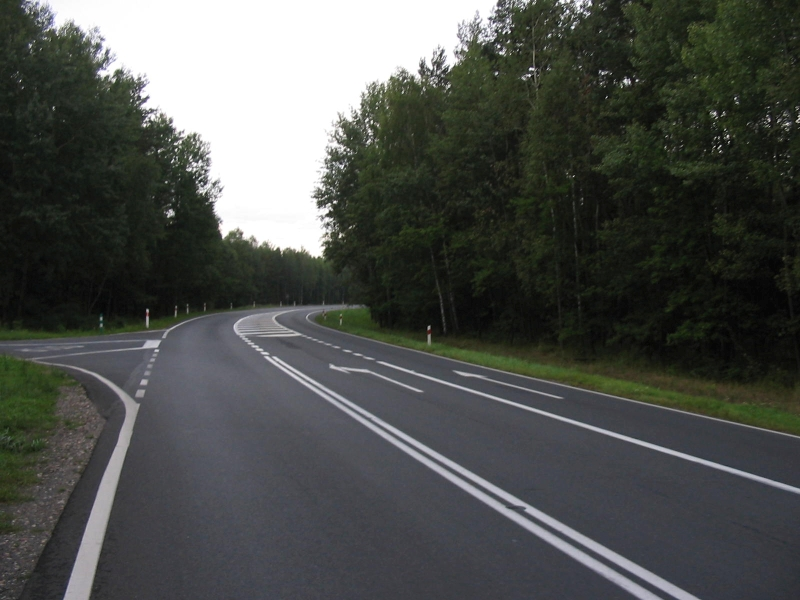
#> input picture test_images/test_image_2.jpg, 800 x 600 px, given in place of test_image_18.jpg, which was not available
$ python main.py   (older library calls are emulated)
#> lines starting #> are read from the running program, lines starting #| are printed output that depends on the picture; after the words box and inside, x2 and y2 are one past the last pixel; in counts of white or black regions, pixels touching at a corner belong together; pictures that were not available may be replaced by others from this repository, and a replacement may not be noted
### visionAlgorithm.py
import cv2
import copy
import numpy as np
import matplotlib.pyplot as plt
import matplotlib.image as mpimg


class VisionAlgorithm:
    def __init__(self):
        self.image_raw = []
        self.mask = []
        self.image_raw_with_lines = []
        self.image_to_display = []
        self.image_in_process = []
        self.width_of_lines = ()
        self.preprocessed_image = []
        self.image_lines = []

    IMG_WIDTH = 1280
    IMG_HEIGHT = 960

    def load_image(self, nb_of_test_image):

#> called with nb_of_test_image = 18
        self.image_raw = cv2.imread("test_images/test_image_"+str(nb_of_test_image)+".jpg") #15, 14
#> self.image_raw is the input picture: shape (600, 800, 3); mean B, G, R 76.9, 80.1, 77.4
        self.img_original_width = self.image_raw.shape[1]
        self.image_ratio = self.img_original_width / self.image_raw.shape[0]
        self.img_original_height = int(self.img_original_width / self.image_ratio)
        self.image_raw = cv2.resize(self.image_raw, (self.IMG_WIDTH, self.IMG_HEIGHT))
#> self.image_raw: shape (960, 1280, 3)
        image_resized = self.image_raw
        self.image_to_display = copy.copy(image_resized)
        for i in range(0, self.IMG_WIDTH):
            for j in range(0, int((0 / 8) * self.IMG_HEIGHT)):
                image_resized[j][i] = (0, 0, 0)
        self.image_in_process = image_resized

    @staticmethod
    def show_image(image):
        cv2.namedWindow("Image", cv2.WINDOW_NORMAL)
        cv2.imshow("Image", image)
        cv2.waitKey(0)

    def show_image2(self):
        im1 = cv2.resize(self.image_raw, (480, 640))
        im2 = cv2.resize(self.mask, (480, 640))
        im2 = np.dstack((im2, im2, im2))
        imstack = im1
        imstack = np.hstack((imstack, im2))
        self.show_image(imstack)


        # f, axarr = plt.subplots(2, 2)
        #
        # axarr[0, 0].imshow(self.image_raw)
        # axarr[0, 0].axis('off')
        # axarr[0, 1].imshow(self.mask)
        # axarr[0, 1].axis('off')
        # axarr[1, 0].imshow(self.image_raw)
        # axarr[1, 0].axis('off')
        # axarr[1, 1].imshow(self.image_to_display)
        # axarr[1, 1].axis('off')
        #
        # plt.tight_layout()
        # manager = plt.get_current_fig_manager()
        # manager.resize(*manager.window.maxsize())
        # plt.show()

    @staticmethod
    def calculate_length(pointx, pointy):
        length = np.sqrt((pointx[0] - pointy[0]) ** 2 + (pointx[1] - pointy[1]) ** 2)
        return int(length)

    # [26 lines left out: function preprocessing, not called in this run]

    def process_image2(self): #not
        image1 = copy.copy(self.image_to_display)
        image1 = cv2.cvtColor(image1, cv2.COLOR_BGR2HSV_FULL)
#> image1: shape (960, 1280, 3); mean H, S, V 93.1, 43.3, 82.5
        image = image1[:, :, 2]
        # image = self.gamma_correction(image, 1.2)
        canny_edges = cv2.Canny(image, 50, 100)
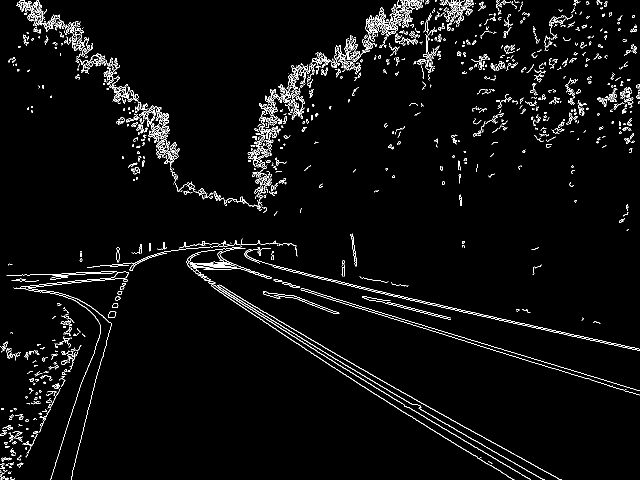
#> canny_edges: shape (960, 1280) (shown at 1/2 size); 3.3% white in thin lines or dots
        # self.show_image(canny_edges)
        imshape = image.shape
        lower_left = [imshape[1] // 12, imshape[0]] # do dopracowania
        lower_right = [imshape[1] - imshape[1] // 12, imshape[0]]
        top_left = [imshape[1] // 2 - imshape[1] // 5, imshape[0] // 2 + imshape[0] // 5]
        top_right = [imshape[1] // 2 + imshape[1] // 5, imshape[0] // 2 + imshape[0] // 5]
        vertices = [np.array([lower_left, top_left, top_right, lower_right], dtype=np.int32)]
        roi_image = self.region_of_interest(canny_edges, vertices)
        self.image_lines = self.region_of_interest(image, vertices) # do linii
#> in region_of_interest (call 2), `masked_image = cv2.bitwise_and(img, mask)`:
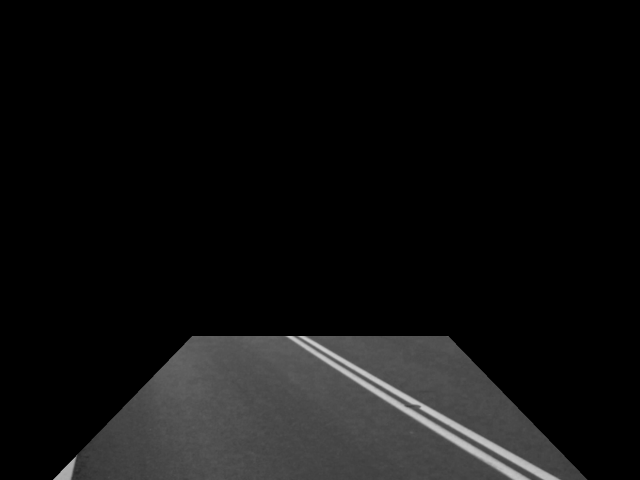
#> masked_image: shape (960, 1280) (shown at 1/2 size); min 0, max 209, mean 15.5
        # self.show_image(self.image_lines)
        rho = 2
        theta = np.pi / 180
        # threshold is minimum number of intersections in a grid for candidate line to go to output
        threshold = 40
        min_line_len = 50
        max_line_gap = 250
        lines = cv2.HoughLinesP(roi_image, rho, theta, threshold, np.array([]), minLineLength=min_line_len,
                                maxLineGap=max_line_gap)
#> lines = 17 rows, first 6: [712, 732, 1121, 959], [634, 703, 1055, 956], [645, 721, 1024, 958], [695, 733, 1084, 958], [677, 730, 1025, 939], [634, 696, 1089, 959]
        line_img = np.zeros((roi_image.shape[0], roi_image.shape[1]), dtype=np.uint8)
        for line in lines:
            for x1, y1, x2, y2 in line:
                cv2.line(line_img, (x1, y1), (x2, y2), 55, thickness=2)
#> this loop made 17 passes
#> line_img: shape (960, 1280); values 0 (black) and 55 (white), 0.82% white; 2 white regions, box (x1, y1, x2, y2) and area: (584, 671, 1123, 960) 7914, (573, 672, 1026, 960) 2220
        cv2.line(line_img, tuple(lower_left), tuple(lower_right), 55, thickness=3)
        cv2.line(line_img, tuple(top_left), tuple(top_right), 55, thickness=3)
#> line_img: shape (960, 1280); values 0 (black) and 55 (white), 1.2% white; 1 white region, box (x1, y1, x2, y2) and area: (105, 670, 1176, 960) 14739
        self.image_to_display = line_img
        # self.show_image(line_img)
        mask = cv2.resize(line_img, (imshape[1] + 2, imshape[0] + 2))
#> mask: shape (962, 1282)
        cv2.floodFill(line_img, mask, ((top_left[0]+top_right[0])//2, (top_left[1]+lower_right[1])//2), 255)

        morph_element = cv2.getStructuringElement(cv2.MORPH_RECT, (3, 3))
#> morph_element = [[1, 1, 1], [1, 1, 1], [1, 1, 1]]

        ine_img = cv2.erode(line_img, morph_element, iterations=1)
        # line_img = cv2.medianBlur(line_img, 3)
        # line_img = cv2.dilate(line_img, morph_element, iterations=1)

        var, mask = cv2.threshold(line_img, 200, 255, cv2.THRESH_BINARY)  # maska: 1-droga 0-otoczenie
#> mask: shape (960, 1280); 97.8% white; 1 black region
        self.image_to_display = mask
        self.mask = mask
        self.preprocessed_image = mask


    def region_of_interest(self, img, vertices): #not
        mask = np.zeros_like(img)
        ignore_mask_color = 255

        cv2.fillPoly(mask, vertices, ignore_mask_color)
        masked_image = cv2.bitwise_and(img, mask)
        return masked_image

    def process_image(self):
        img_w_diag = self.img_original_width
        img_h_diag = self.img_original_height
        mask = self.preprocessed_image
        lines_threshhold = 250
        im2, contours, hier = cv2.findContours(mask, cv2.RETR_EXTERNAL, 2)
#> contours = 1 contour; box (x1, y1, x2, y2) and area: (0, 0, 1280, 960) 1198692
        contours = contours[0]
#> contours = contour of 787 points, box (x1, y1, x2, y2) (0, 0, 1280, 960), area 1198692
        epsilon = 0.01 * cv2.arcLength(contours, True)
#> epsilon = 65.51
        contours = cv2.approxPolyDP(contours, epsilon, True)
#> contours = contour of 9 points, box (x1, y1, x2, y2) (0, 0, 1280, 960), area 1180156
        cv2.polylines(self.image_to_display, [contours], 1, (0, 255, 0), 4)  # rysuje polygon wokol drogi
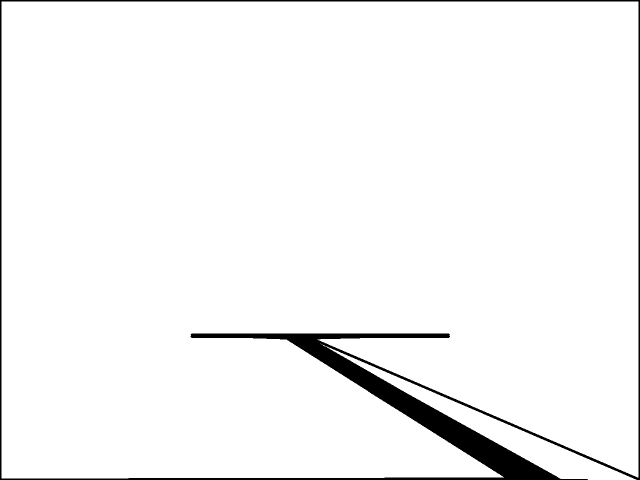
#> self.image_to_display: shape (960, 1280) (shown at 1/2 size); 96.4% white; 1 black region, box (x1, y1, x2, y2) and area: (0, 0, 1280, 960) 44754
        # corners_of_image = np.array([[1, img_h], [img_w, img_h], [img_w, 1], [1, 1]], dtype="float32")
        corners_of_image = np.array([[1, img_h_diag], [img_w_diag, img_h_diag], [img_w_diag, 1], [1, 1]],
                                    dtype="float32")

        contours = np.array([contours[0][0], contours[1][0], contours[2][0], contours[3][0]], dtype="float32")
#> contours = [[0, 0], [0, 959], [1017, 957], [573, 676]]
        var, linie = cv2.threshold(self.image_lines, lines_threshhold, 255, cv2.THRESH_BINARY)  # linie, by szukać wymiarów
#> linie: shape (960, 1280); every value is 0
#> var = 250
        while self.line_dimensions(linie, contours) == -1:
            lines_threshhold -= 10
            if lines_threshhold < 140:
                break
        # self.show_image(linie)

        cv2.polylines(self.image_raw, np.int32([contours]), 1, [0, 255, 0], thickness=3)
        contours, coeff_h, coeff_w = self.scale(contours)
        transform = cv2.getPerspectiveTransform(contours, corners_of_image)
        self.image_to_display = cv2.warpPerspective(self.image_raw, transform, (img_w_diag, int(img_h_diag)),
                                                    borderMode=cv2.BORDER_CONSTANT,
                                                    flags=cv2.INTER_TAB_SIZE)  # przeksztalcenie perspektywy / droga w widoku z gory jako prostokat
        # self.image_to_display = cv2.resize(self.image_to_display,
        #                                    (int(0.2 * self.img_original_width), int(0.2 * self.img_original_height)))

    # [40 lines left out: functions search_damage, search_damage2, gamma_correction, not called in this run]

    def scale(self, contours):
        coeff_h = self.img_original_height / self.IMG_HEIGHT
        coeff_w = self.img_original_width / self.IMG_WIDTH
        contours[:, 1] = contours[:, 1] * coeff_w
        contours[:, 0] = contours[:, 0] * coeff_h
        return contours, coeff_h, coeff_w

    def line_dimensions(self, img, contours):
        try:
            med_low = int(contours[0][1] + contours[1][1]) // 2  # średnie wysokości górnej i dolnej krawędzi
#> med_low = 479
            med_high = int(contours[2][1] + contours[3][1]) // 2
#> med_high = 816
            low_line_size = 0
#> low_line_size = 0
            high_line_size = 0
#> high_line_size = 0
            ROWS_LINE_COUNTING = 3
#> ROWS_LINE_COUNTING = 3
            for j in range(ROWS_LINE_COUNTING):
                flag_low = 0
                flag_high = 0
                for i in range(0, img.shape[1]):
                    if img[med_high + j, i] == 255 and flag_high == 0:  # zapewnia przeliczenie szerokości JEDNEJ, pierwszej napotkanej linii
                        flag_high = 1
                    if flag_high == 1 and img[med_high + j, i] == 0:
                        flag_high = -1
                    if img[med_high + j, i] == 255 and flag_high == 1:
                        high_line_size = high_line_size + 1

                    if img[med_low - j, i] == 255 and flag_low == 0:
                        flag_low = 1
                    if flag_low == 1 and img[med_low - j, i] == 0:
                        flag_low = -1
                    if img[med_low - j, i] == 255 and flag_low == 1:
                        low_line_size = low_line_size + 1
            high_line_size = high_line_size / ROWS_LINE_COUNTING
#> high_line_size = 0
            low_line_size = low_line_size / ROWS_LINE_COUNTING
#> low_line_size = 0
            self.width_of_lines = (
                high_line_size, low_line_size)  # szerokość jednej linii 12cm w pikselach na górze i na dole obrazka
#> self.width_of_lines = (0, 0)
            low_line_length_px = self.calculate_length(contours[0], contours[1])  # dlugosc linii w pikselach
#> in calculate_length, `length = np.sqrt((pointx[0] - pointy[0]) ** 2 + (pointx[1] - pointy[1]..`: length = 959
#> low_line_length_px = 959
            high_line_length_px = self.calculate_length(contours[2], contours[3])
#> high_line_length_px = 525
            low_line_length = low_line_length_px / low_line_size * 0.12  # przeskalowanie
            high_line_length = high_line_length_px / high_line_size * 0.12
            med_road_width = (low_line_length + high_line_length)/2
            if med_road_width > 4 or med_road_width < 1.5:
                raise ValueError
            print('Szerokość badanego pasa to:', med_road_width,'m')
            return med_road_width
        except (ZeroDivisionError, ValueError):
            return -1

### main.py
import visionAlgorithm


wizyjny = visionAlgorithm.VisionAlgorithm()
for nb_of_test_image in range(18, 24):
    wizyjny.load_image(nb_of_test_image)
    # wizyjny.show_image(wizyjny.image_to_display)
    wizyjny.process_image2()
    # wizyjny.show_image(wizyjny.image_to_display)

    # wizyjny.preprocessing()
    wizyjny.process_image()
#> the loop in process_image, `while self.line_dimensions(linie, contours) == -1:` made 12 passes
#> lines_threshhold on passes 1 to 8: 240, 230, 220, 210, 200, 190, 180, 170
#> after the loop in process_image, `while self.line_dimensions(linie, contours) == -1:`: lines_threshhold = 130
#> in process_image, `contours, coeff_h, coeff_w = self.scale(contours)`: contours = [[0, 0], [0, 599.4], [635.6, 598.1], [358.1, 422.5]]; coeff_h = 0.625
#> in process_image, `transform = cv2.getPerspectiveTransform(contours, corners_of_image)`: transform = [[3.24, -2.75, 1], [1.94, -3.06, 600], [0.00405, -0.00511, 1]]
#> in process_image, `self.image_to_display = cv2.warpPerspective(self.image_raw, transform,..`:
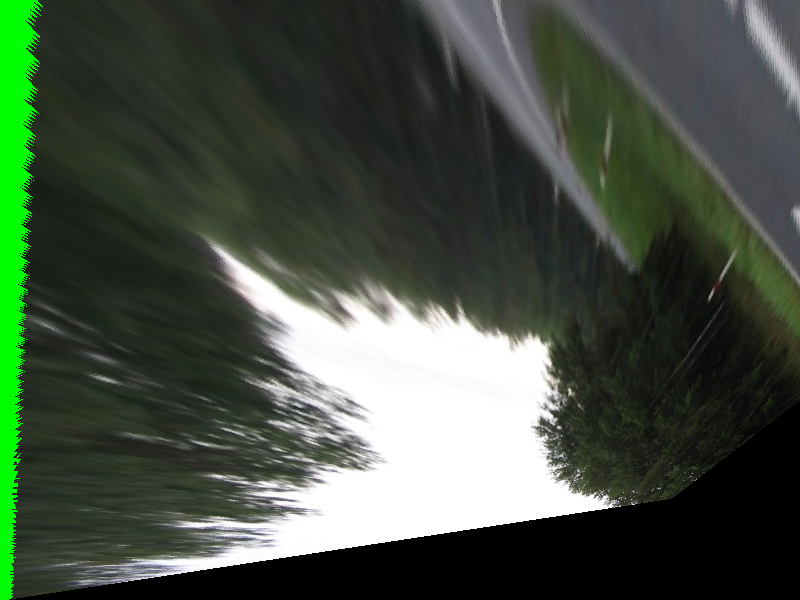
#> self.image_to_display: shape (600, 800, 3); mean B, G, R 67.2, 80.9, 69.6
    # wizyjny.search_damage()
    # wizyjny.show_image(wizyjny.image_to_display)
    wizyjny.show_image2()
#> in show_image2, `im1 = cv2.resize(self.image_raw, (480, 640))`:
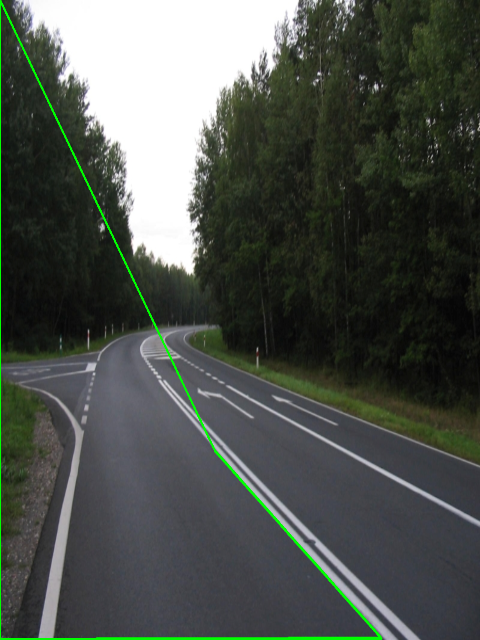
#> im1: shape (640, 480, 3); mean B, G, R 76, 82, 76.6
#> in show_image2, `im2 = cv2.resize(self.mask, (480, 640))`:
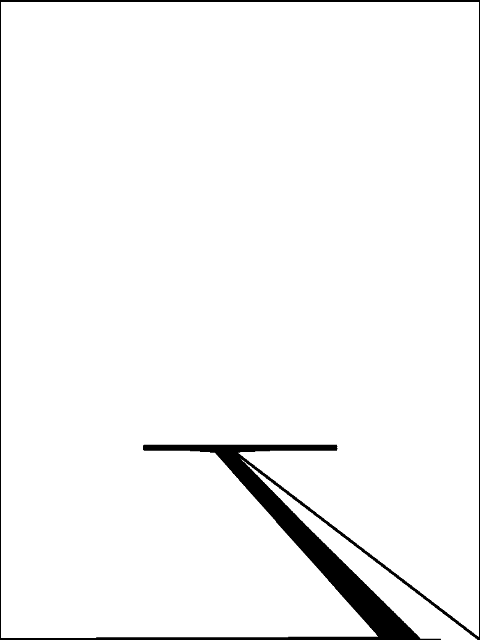
#> im2: shape (640, 480); min 0, max 255, mean 245.8
#> in show_image2, `imstack = np.hstack((imstack, im2))`:
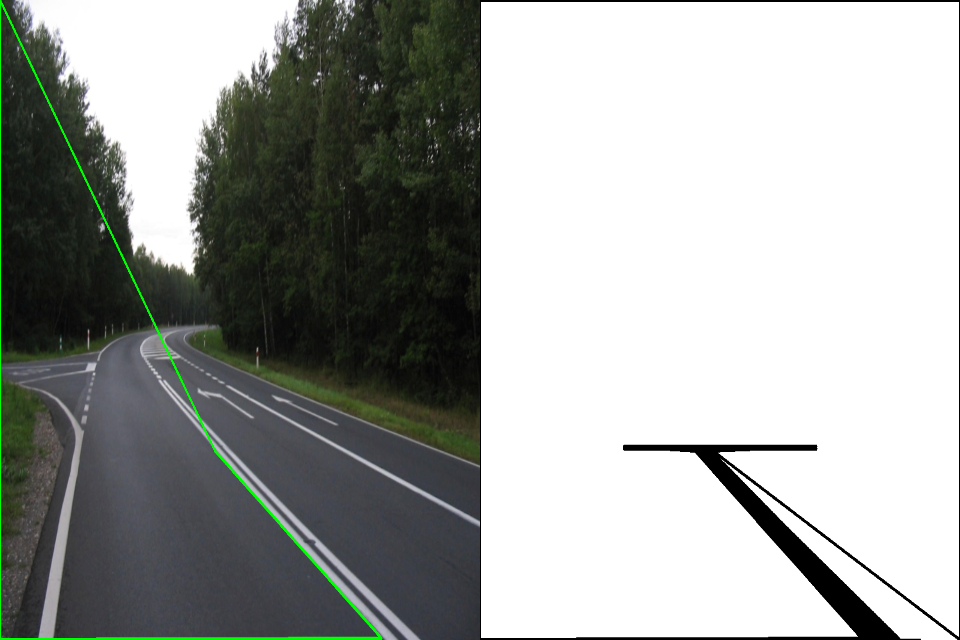
#> imstack: shape (640, 960, 3); mean B, G, R 160.9, 163.9, 161.2
#> pass 2 of the loop `for nb_of_test_image in range(18, 24):`:
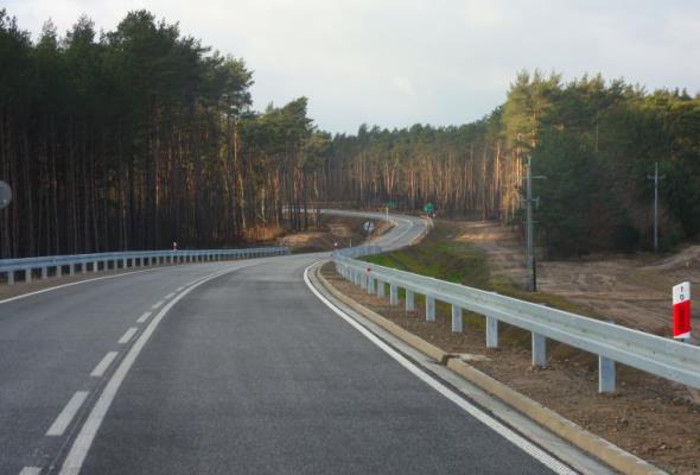
#> input picture test_images/test_image_3.jpg, 700 x 475 px, given in place of test_image_19.jpg, which was not available
#> in load_image, self.image_raw is the input picture: shape (475, 700, 3); mean B, G, R 107.4, 110.7, 110.1
#> lines = 34 rows, first 6: [718, 672, 1143, 959], [687, 673, 1067, 959], [819, 717, 1106, 889], [762, 743, 1058, 959], [730, 733, 914, 877], [779, 719, 1078, 928]
#> the loop in process_image2 (call 2), `for line in lines:` made 34 passes
#> in process_image (call 2), `im2, contours, hier = cv2.findContours(mask, cv2.RETR_EXTERNAL, 2)`: contours = 1 contour; box (x1, y1, x2, y2) and area: (0, 0, 1280, 960) 1179372
#> in process_image (call 2), `contours = contours[0]`: contours = contour of 790 points, box (x1, y1, x2, y2) (0, 0, 1280, 960), area 1179372
#> epsilon = 67.74
#> in process_image (call 2), `contours = cv2.approxPolyDP(contours, epsilon, True)`: contours = contour of 10 points, box (x1, y1, x2, y2) (0, 0, 1280, 960), area 1161540
#> in process_image (call 2), `cv2.polylines(self.image_to_display, [contours], 1, (0, 255, 0), 4)`:
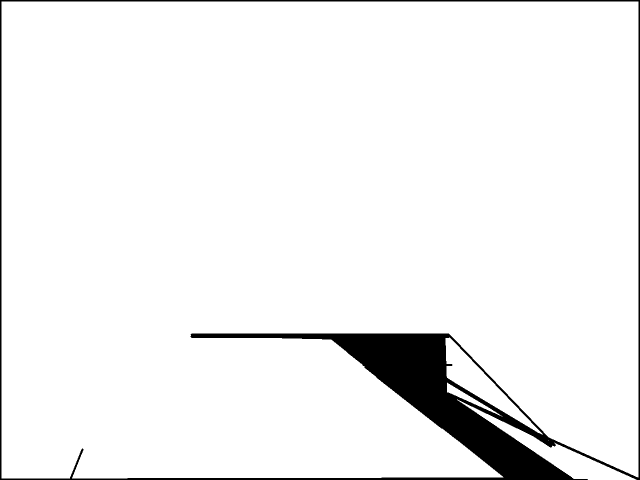
#> self.image_to_display: shape (960, 1280) (shown at 1/2 size); 94.8% white; 1 black region
#> in process_image (call 2), `contours = np.array([contours[0][0], contours[1][0], contours[2][0], c..`: contours = [[0, 0], [0, 959], [1015, 957], [663, 676]]
#> the loop in process_image (call 2), `while self.line_dimensions(linie, contours) == -1:` made 12 passes
#> after the loop in process_image (call 2), `while self.line_dimensions(linie, contours) == -1:`: lines_threshhold = 130
#> in process_image (call 2), `contours, coeff_h, coeff_w = self.scale(contours)`: contours = [[0, 0], [0, 524.5], [502.2, 523.4], [328, 369.7]]; coeff_h = 0.495; coeff_w = 0.547
#> transform = [[8.33, -7.39, 1], [5.22, -5.92, 475], [0.0119, -0.0125, 1]]
#> in show_image2 (call 2), `imstack = np.hstack((imstack, im2))`:
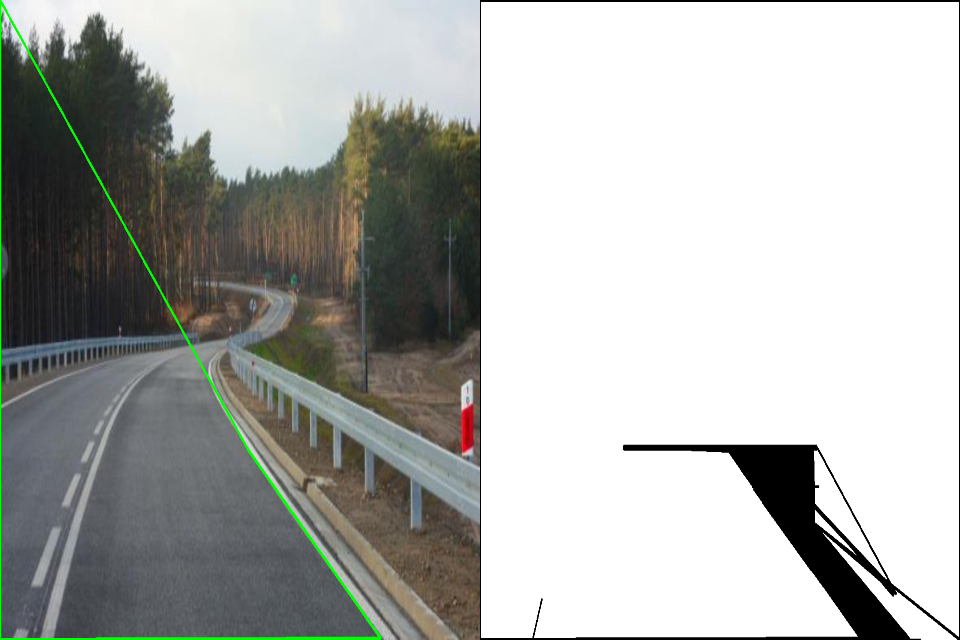
#> imstack: shape (640, 960, 3); mean B, G, R 174, 177.1, 175.4
#> (the run stopped early here; a loop or call above may not have finished)
